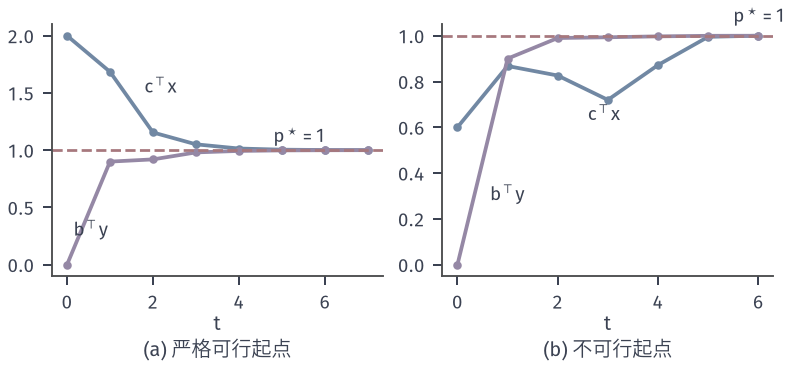

Generate this figure with Python:
from pathlib import Path
import sys
ROOT = next(p for p in Path(__file__).resolve().parents if (p/"build.sh").is_file() and (p/"tex/book.tex").is_file())
sys.path.insert(0, str(ROOT/"figures/05-optimization/01-linear-programming/matplotlib/lpipm-common"))
from ipm_plot import *
OUT = Path(__file__).resolve().parent

# Primal and dual objectives along feasible and infeasible runs of the running example.
fig, (a, b) = figure(width_mm=112, height_mm=52, ncols=2)
hf = path_following(A_RUN, B_RUN, C_RUN, X0_RUN, Y0_RUN, S0_RUN, sigma=.3, eta=.9, tol=1e-3)
hi = path_following(A_RUN, B_RUN, C_RUN, .1 * np.ones(3), np.zeros(1), np.ones(3), sigma=.3, eta=.9, tol=1e-3)
for ax, h, lab in [(a, hf, '(a) 严格可行起点'), (b, hi, '(b) 不可行起点')]:
    T = [r['t'] for r in h]; p = [C_RUN @ r['x'] for r in h]; d = [r['y'][0] for r in h]
    ax.plot(T, p, color=BLUE, lw=1.5, marker='o', ms=2.4); ax.plot(T, d, color=PURPLE, lw=1.5, marker='o', ms=2.4)
    ax.axhline(1, color=RED, lw=1.1, ls='--'); xlab(ax, '$t$', lab)
a.text(1.8, 1.5, '$\\mathbf{c}^{\\top}\\mathbf{x}$', fontsize=7.5); a.text(.15, .25, '$\\mathbf{b}^{\\top}\\mathbf{y}$', fontsize=7.5); a.text(4.8, 1.07, '$p^\\star=1$', fontsize=7.5)
b.text(2.6, .63, '$\\mathbf{c}^{\\top}\\mathbf{x}$', fontsize=7.5); b.text(.65, .28, '$\\mathbf{b}^{\\top}\\mathbf{y}$', fontsize=7.5); b.text(5.5, 1.06, '$p^\\star=1$', fontsize=7.5)
save(fig, OUT, 'figure', {'infeasible_primal': [float(C_RUN @ r['x']) for r in hi], 'infeasible_dual': [float(r['y'][0]) for r in hi], 'infeasible_rp': [float(r['rp'][0]) for r in hi]})
